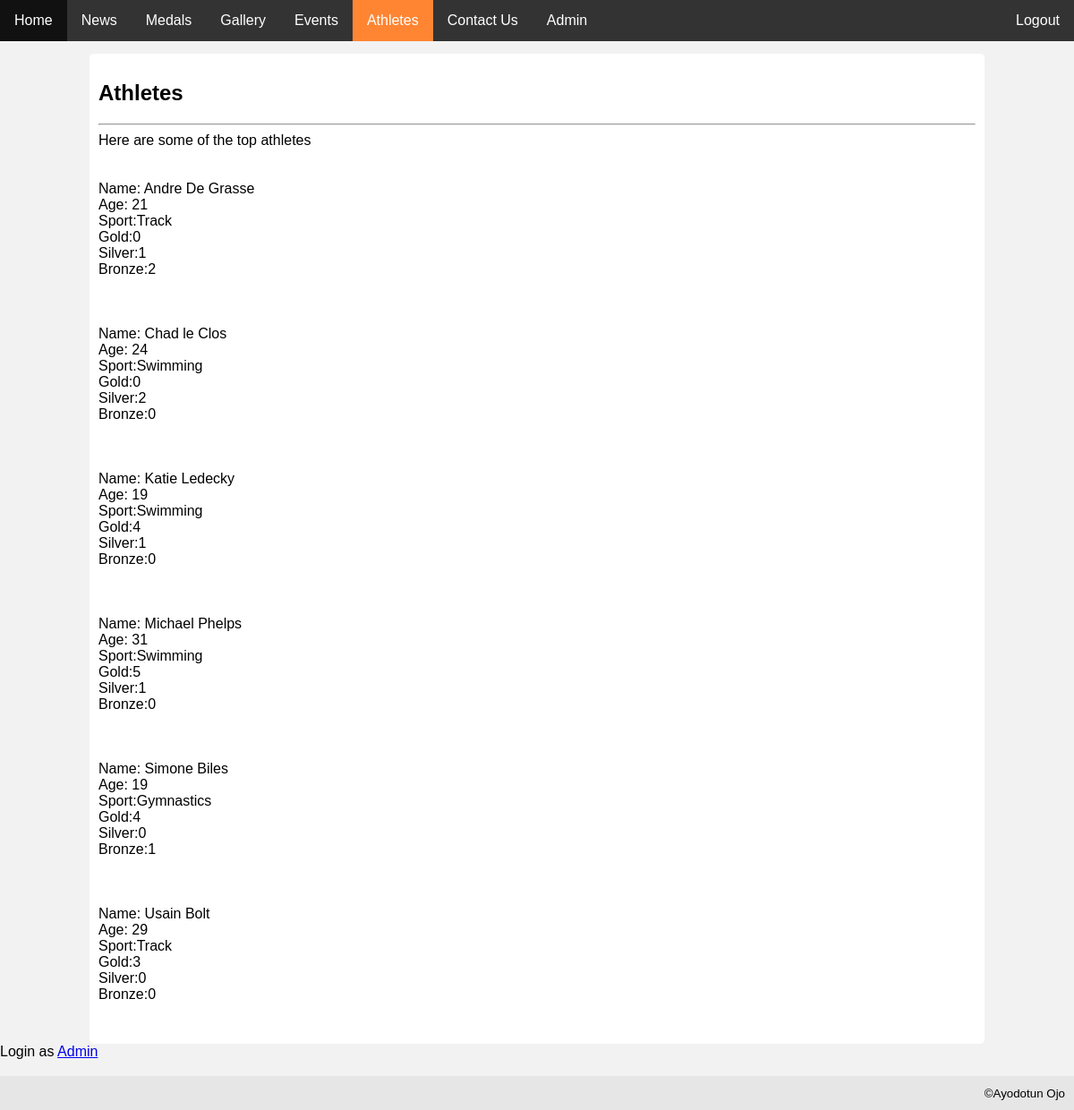
The app's page /athletes.php with its own data.
### tables this page shows
CREATE TABLE IF NOT EXISTS `athletes` (
  `Name` varchar(30) NOT NULL,
  `Age` int(11) NOT NULL,
  `Sport` varchar(30) NOT NULL,
  `Gold` int(11) NOT NULL,
  `Silver` int(11) NOT NULL,
  `Bronze` int(3) NOT NULL
);

### athletes.php (the view, shortened to what this page needs)
<!DOCTYPE html>
<html>
    <head>
        <link rel="stylesheet" type="text/css" href="style.css" />
    </head>
    <body class="withContent">
        <ul>
            <li class="nav"><a href="home.php">Home</a></li>
            <li class="nav"><a href="news.php">News</a></li>
            <li class="nav"><a href="medals.php">Medals</a></li>
            <li class="nav"><a href="gallery.php">Gallery</a></li>
            <li class="nav"><a href="events.php">Events</a></li>
            <li class="nav"><a class="active" href="athletes.php">Athletes</a></li>
            <li class="nav"><a href="contact.php">Contact Us</a></li>
            <li class="nav"><a href="admin/adminlogin.php">Admin</a></li>
            <li class="nav"style="float:right"><a href="login.php">Logout</a></li>
        </ul>
        <div class="content">
        <?php
            echo"<h2>Athletes</h2><hr>";
            echo "Here are some of the top athletes<br><br>";
            $servername = "localhost";
            $username = "ojoa_project334";
            $password = "mysql";
            $dbname = "ojoa_project334";
            $conn = new mysqli($servername, $username, $password, $dbname);
            $sql = "SELECT name, age, sport, gold, silver, bronze FROM athletes";
            $result = $conn->query($sql);
            if ($result->num_rows > 0) {
                while($row = $result->fetch_assoc()) {
                    echo "<br> Name: ". $row["name"].
                    "<br>Age: ". $row["age"].
                    "<br>Sport:" .$row["sport"].
                    "<br>Gold:" .$row["gold"].
                    "<br>Silver:" .$row["silver"].
                    "<br>Bronze:" .$row["bronze"].
                    "<br><br><br>";
                }
        } else {
            echo "No data currently available for athletes";
        }
        ?>
        </div>
        <div> Login as <a href="admin/adminlogin.php">Admin</a> <br><br></div>
        <div class ="footer"><small>&copy;Ayodotun Ojo </small> </div>
    </body>
</html>

### style.css (style rules this page uses)
body.withContent { margin:0; background-color: #f2f2f2; }
body { margin:0; background-color: white; }
ul { list-style-type: none; margin: 0; padding: 0; overflow: hidden; background-color: #333; position: fixed; top: 0; width: 100%; }
li.nav { float: left; }
li a { display: block; color: white; text-align: center; padding: 14px 16px; text-decoration: none; }
a.active { background-color: #ff8533; }
.footer { width: 100%; margin: 0 auto; padding: 10px; background-color: #e6e6e6; text-align: right; }
.content { width: 1000px; margin: 0 auto; margin-top: 60px; padding: 10px; background: #ffffff; border-radius: 5px; }
* { box-sizing:border-box }
body { font-family: Verdana,sans-serif; }
.active { background-color: #717171; }

### records on screen
athletes: Name "Andre De Grasse", Age "21", Sport "Track", Gold "0", Silver "1", Bronze "2"
athletes: Name "Chad le Clos", Age "24", Sport "Swimming", Gold "0", Silver "2", Bronze "0"
athletes: Name "Katie Ledecky", Age "19", Sport "Swimming", Gold "4", Silver "1", Bronze "0"
athletes: Name "Michael Phelps", Age "31", Sport "Swimming", Gold "5", Silver "1", Bronze "0"
athletes: Name "Simone Biles", Age "19", Sport "Gymnastics", Gold "4", Silver "0", Bronze "1"
athletes: Name "Usain Bolt", Age "29", Sport "Track", Gold "3", Silver "0", Bronze "0"
